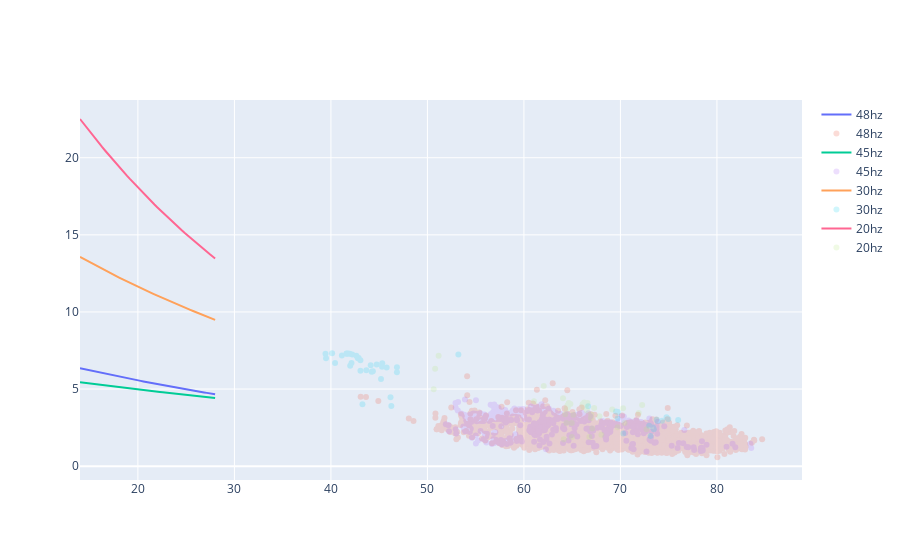

Notebook code cell kept with this figure:
### Code cell
fig = go.Figure()
fig.add_traces(pp(df14,48,'CT_09_VFD')[0])
fig.add_traces(pp(df14,48,'CT_09_VFD')[1])
fig.add_traces(pp(df14,45,'CT_09_VFD')[0])
fig.add_traces(pp(df14,45,'CT_09_VFD')[1])
fig.add_traces(pp(df14,30,'CT_09_VFD')[0])
fig.add_traces(pp(df14,30,'CT_09_VFD')[1])
fig.add_traces(pp(df14,20,'CT_09_VFD')[0])
fig.add_traces(pp(df14,20,'CT_09_VFD')[1])
# t2 = pp(df14,35,'CT_VFD_OUT')
